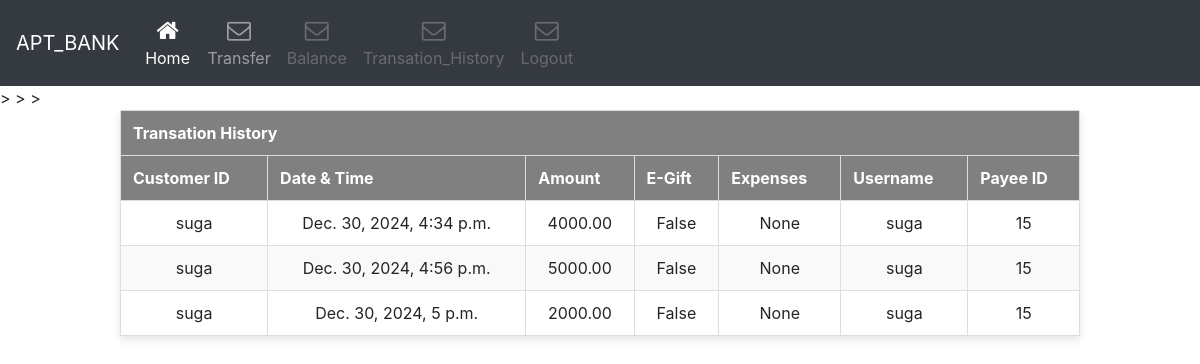
/history/ (signed in), run on the app's committed database.
### bank/models.py (models this page shows, shortened)
class Transaction_history(models.Model):
    Customer_ID=models.ForeignKey(User, on_delete=models.CASCADE)
    Date_Time=models.DateTimeField(auto_now_add=True)
    Amount=models.DecimalField(max_digits=10,decimal_places=2,null=True,blank=True)
    E_Gift=models.BooleanField(default=False)
    Expenses=models.DecimalField(max_digits=10,decimal_places=2,null=True,blank=True)
    payee_ID=models.IntegerField()
    class Meta:
        constraints = [
            models.UniqueConstraint(
                fields=['Customer_ID', 'payee_ID', 'Date_Time'],
                name='Customer_Transation_history'
            )
        ]

### bank/views.py (the view)
# urls.py: path('history/',views.historypage,name='history'),
def historypage(request):
    obj3=Transaction_history.objects.filter(Customer_ID=request.user.id)
    return render(request,'history.html',{'res':obj3})

### templates/history.html (shortened to what this page needs)
<html lang="en">
<head>
</head>
<body>
{% include 'navbar.html' %}
    <table>
        <thead>
            <th colspan="7">Transation History</th>
            <tr>
                <th>Customer ID</th>
                <th>Date & Time</th>
                <th>Amount</th>
                <th>E-Gift</th>
                <th>Expenses</th>
                <th>Username</th>
                <th>Payee ID</th>
            </tr>
        </thead>
        <form method="post">{% csrf_token %}
        <tbody>
            {% for res in res %}
            <tr>
                <td>{{ res.Customer_ID }}</td>
                <td>{{ res.Date_Time }}</td>
                <td>{{ res.Amount }}</td>>
                <td>{{ res.E_Gift }}</td>
                <td>{{ res.Expenses }}</td>
                <td>{{ request.user.username }}</td>
                <td>{{ res.payee_ID }}</td>
            </tr>
            {% empty %}
            <tr>
                <td colspan="4">No users available</td>
            </tr>
            {% endfor %}
        </tbody>
        </form>
    </table>
</body>
</html>

### templates/history.html (style rules this page uses)
html,body { background-image: url('https://c0.wallpaperflare.com/preview/402/213/175/france-paris-the-francois-mitterrand-library-architecture.jpg'); background-size: cover; background-repeat: no-repeat; height: 100%; font-family: 'Numans', sans-serif; }
table { width: 80%; margin: 0 auto; border-collapse: collapse; box-shadow: 0 4px 8px rgba(0, 0, 0, 0.1); background-color: #fff; }
thead { background-color:gray; ; color: white; }
th, td { padding: 12px; text-align: center; border: 1px solid #ddd; }
tbody tr:nth-child(even) { background-color: #f9f9f9; }

### data on the page
Transaction_history: Customer_ID "suga", Date_Time "Dec. 30, 2024, 4:34 p.m.", Amount "4000.00", E_Gift "False", Expenses "None", payee_ID "15"
Transaction_history: Customer_ID "suga", Date_Time "Dec. 30, 2024, 4:56 p.m.", Amount "5000.00", E_Gift "False", Expenses "None", payee_ID "15"
Transaction_history: Customer_ID "suga", Date_Time "Dec. 30, 2024, 5 p.m.", Amount "2000.00", E_Gift "False", Expenses "None", payee_ID "15"

### other printed values
{{ request.user.username }} "suga"
